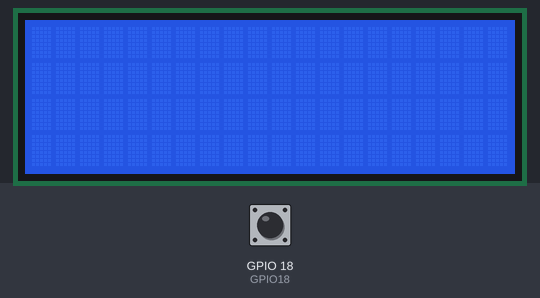
The sketch below on a simulated ESP32. Shown: 20×4 character LCD. The inputs (shaded band) are chosen by the test bench; at power-on: GPIO 18 (GPIO18) HIGH. EEPROM starts erased.

Above: at 3.3 s.
3.4 s: GPIO 18 (GPIO18) pulled LOW for 0.15 s
At 3.49 s:
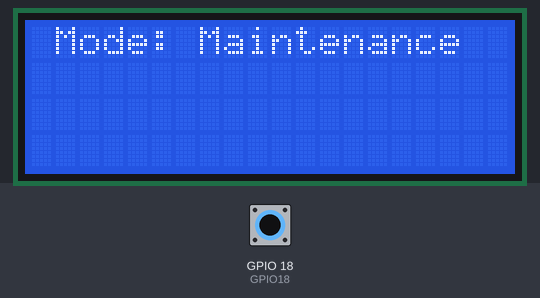
8.5 s: GPIO 18 (GPIO18) pulled LOW for 3.2 s
Timing chart, 0 to 11.5 s (numbered marks = the images above; inputs shaded):
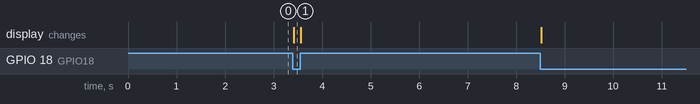

The sketch:

iteration_2.ino
```cpp
#include <WiFi.h>
#include <WebServer.h>
#include <EEPROM.h>
#include <Wire.h> // Include the Wire library for I2C
#include <LiquidCrystal_I2C.h> // Include the LiquidCrystal_I2C library

const int EEPROM_SIZE = 128; // Adjust size as needed
const int CONFIG_START_ADDR = 0; // Start address in EEPROM for configuration data
const int LCD_COLS = 20;
const int LCD_ROWS = 4;
const int LCD_ADDR = 0x27; // I2C address of the LCD
const int GPIO18 = 18; // GPIO pin for mode detection

const char *defaultSSID = "ESP32Hotspot";
const char *defaultPassword = "password123";
IPAddress defaultLocalIP(192, 168, 4, 1); // Default static IP for the ESP32 hotspot

char ssid[32];
char password[64];
IPAddress local_IP;

WebServer server(80);

LiquidCrystal_I2C lcd(LCD_ADDR, LCD_COLS, LCD_ROWS); // Initialize the LCD object

void setup() {
  Serial.begin(115200);
  pinMode(GPIO18, INPUT_PULLUP); // Set GPIO18 as input with internal pull-up resistor

  lcd.init(); // Initialize the LCD
  lcd.backlight(); // Turn on the backlight

  // Initialize EEPROM
  EEPROM.begin(EEPROM_SIZE);
  // Check if EEPROM is empty
  bool isEmpty = true;
  for (int i = 0; i < EEPROM_SIZE; i++) {
    if (EEPROM.read(i) != 255) { // 255 is the default value of EEPROM
      isEmpty = false;
      break;
    }
  }
  EEPROM.end();

  // If EEPROM is empty, set default values
  if (isEmpty) {
    strcpy(ssid, defaultSSID);
    strcpy(password, defaultPassword);
    local_IP = defaultLocalIP;

    // Write default values to EEPROM
    writeConfigToEEPROM();
  } else {
    // Read configuration from EEPROM
    readConfigFromEEPROM();
  }

  // Connect to the hotspot
  WiFi.softAP(ssid, password);
  WiFi.softAPConfig(local_IP, local_IP, IPAddress(255, 255, 255, 0));

  delay(100);

  server.on("/", HTTP_GET, handleRoot);
  server.on("/config", HTTP_GET, handleConfig);

  server.begin();
}

void loop() {
  server.handleClient();
  maintenance(); // Check for maintenance mode
}

void handleRoot() {
  server.send(200, "text/plain", "Welcome to ESP32 Hotspot Configuration!");
}

void handleConfig() {
  wifi_cred();

  // Send response with updated configuration
  String response = "SSID: ";
  response += String(ssid) + "\n";
  response += "Password: " + String(password) + "\n";
  response += "IP Address: " + local_IP.toString();
  server.send(200, "text/plain", response);
}

void wifi_cred() {
  if (server.hasArg("ssid")) {
    String newSSID = server.arg("ssid");
    newSSID.toCharArray(ssid, sizeof(ssid));
    Serial.print("Updated SSID: ");
    Serial.println(newSSID);
  }

  if (server.hasArg("password")) {
    String newPassword = server.arg("password");
    newPassword.toCharArray(password, sizeof(password));
    Serial.print("Updated Password: ");
    Serial.println(newPassword);
  }

  if (server.hasArg("ip")) {
    String newIP = server.arg("ip");
    IPAddress newIPAddress;
    if (newIPAddress.fromString(newIP)) {
      local_IP = newIPAddress;
      Serial.print("Updated IP Address: ");
      Serial.println(newIP);
    }
  }

  // Store configuration in EEPROM temporarily
  writeConfigToEEPROM();

  // Reconnect to the hotspot with new parameters
  WiFi.softAPdisconnect(true);
  WiFi.softAP(ssid, password);
  WiFi.softAPConfig(local_IP, local_IP, IPAddress(255, 255, 255, 0));
}

void maintenance() {
  if (digitalRead(GPIO18) == LOW) {
    // Set the LCD cursor to the first column of the second row
    lcd.setCursor(1,0);
    lcd.print("Mode: Maintenance");
  } else {
    // Clear the LCD screen
    lcd.clear();
  }
}

void readConfigFromEEPROM() {
  EEPROM.begin(EEPROM_SIZE);
  EEPROM.get(CONFIG_START_ADDR, ssid);
  EEPROM.get(CONFIG_START_ADDR + sizeof(ssid), password);
  EEPROM.get(CONFIG_START_ADDR + sizeof(ssid) + sizeof(password), local_IP);
  EEPROM.end();

  // Check if configuration is valid
  if (strcmp(ssid, "") == 0) {
    strcpy(ssid, defaultSSID);
  }
  if (strcmp(password, "") == 0) {
    strcpy(password, defaultPassword);
  }
  if (local_IP == IPAddress(0, 0, 0, 0)) {
    local_IP = defaultLocalIP;
  }
}

void writeConfigToEEPROM() {
  EEPROM.begin(EEPROM_SIZE);
  EEPROM.put(CONFIG_START_ADDR, ssid);
  EEPROM.put(CONFIG_START_ADDR + sizeof(ssid), password);
  EEPROM.put(CONFIG_START_ADDR + sizeof(ssid) + sizeof(password), local_IP);
  EEPROM.commit();
  EEPROM.end();

  // Wait for 2 seconds to allow writing to EEPROM
  delay(2000);
}
```

Measured:
- after the input at 3.4 s, the display: changes at once (image 1)
